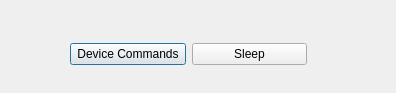
<?xml version="1.0" encoding="UTF-8"?>
<ui version="4.0">
 <class>Dialog</class>
 <widget class="QDialog" name="Dialog">
  <property name="geometry">
   <rect>
    <x>0</x>
    <y>0</y>
    <width>396</width>
    <height>93</height>
   </rect>
  </property>
  <property name="windowTitle">
   <string>Dialog</string>
  </property>
  <widget class="QWidget" name="">
   <property name="geometry">
    <rect>
     <x>70</x>
     <y>40</y>
     <width>237</width>
     <height>28</height>
    </rect>
   </property>
   <layout class="QHBoxLayout" name="horizontalLayout">
    <item>
     <widget class="QPushButton" name="btn_Devicecommand">
      <property name="text">
       <string>Device Commands</string>
      </property>
     </widget>
    </item>
    <item>
     <widget class="QPushButton" name="btn_Sleep">
      <property name="text">
       <string>Sleep</string>
      </property>
     </widget>
    </item>
   </layout>
  </widget>
 </widget>
 <resources/>
 <connections/>
</ui>
